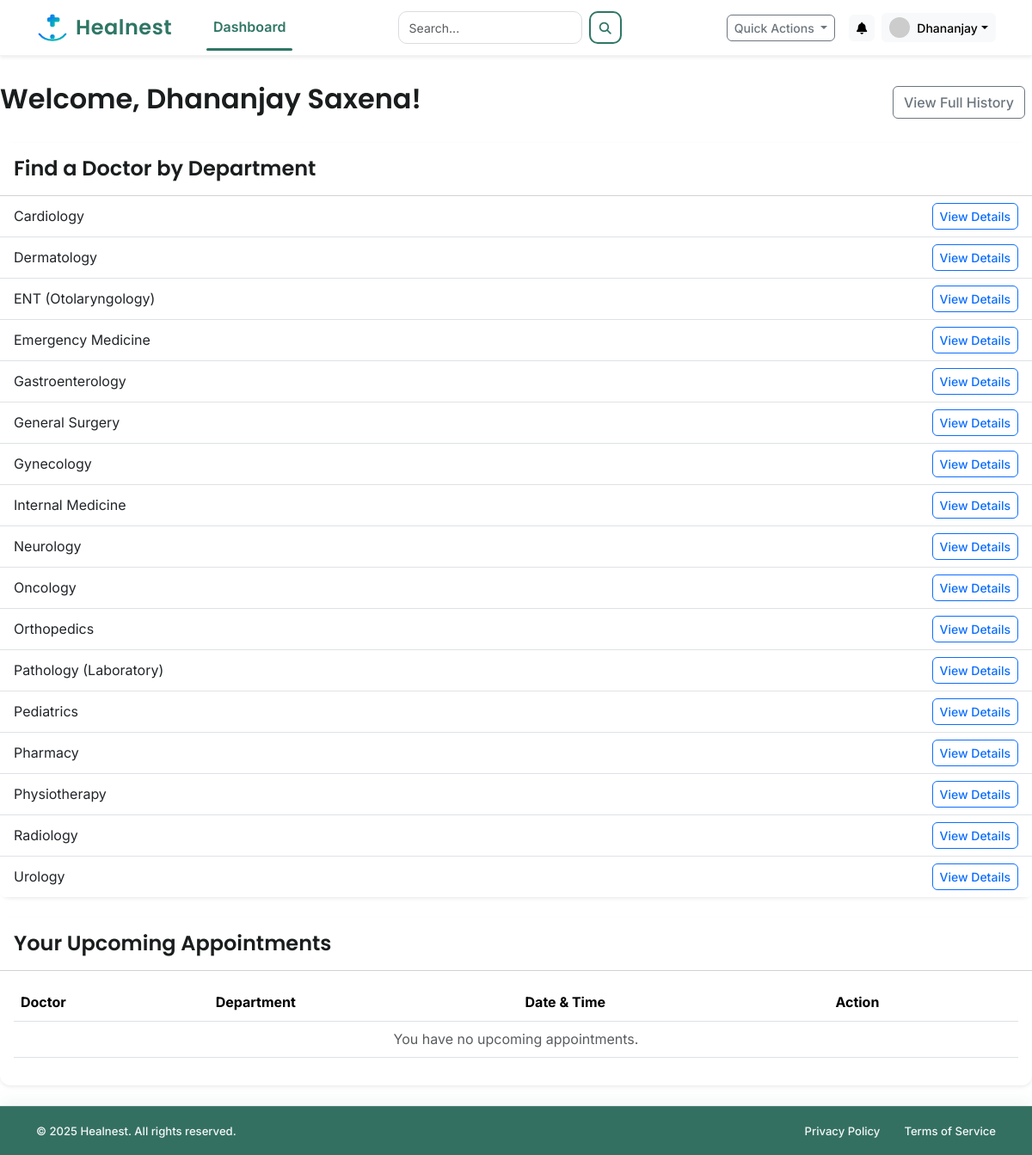
Page /patient/dashboard (signed in) on the committed database.
### app/models.py (models this page shows, shortened)
class PatientProfile(db.Model):
    __tablename__ = 'patient_profile'
    id = db.Column(db.Integer, primary_key=True)
    user_id = db.Column(db.Integer, db.ForeignKey('user.id'), nullable=False, unique=True)
    full_name = db.Column(db.String(100), nullable=False)
    date_of_birth = db.Column(db.Date)
    gender = db.Column(db.String(10))
    contact_number = db.Column(db.String(20))
    blood_group = db.Column(db.String(5))
    allergies = db.Column(db.Text)
    documents = db.relationship('MedicalDocument', backref='patient', lazy=True)

class Department(db.Model):
    __tablename__ = 'department'
    id = db.Column(db.Integer, primary_key=True)
    name = db.Column(db.String(100), unique=True, nullable=False)
    description = db.Column(db.Text)
    doctors = db.relationship('DoctorProfile', backref='department', lazy=True)

### app/routes/patient_routes.py (the view)
@patient_bp.route('/dashboard')
@login_required
def dashboard():
    if current_user.role != 'patient':
        flash('You are not authorized to access this page.', 'danger')
        return redirect(url_for('main.home'))
    departments = Department.query.order_by('name').all()
    upcoming_appointments = Appointment.query.filter(
        Appointment.patient_id == current_user.id,
        Appointment.status == 'Booked',
        Appointment.appointment_datetime >= datetime.now()
    ).order_by(Appointment.appointment_datetime.asc()).all()
    return render_template(
        'patient/dashboard.html',
        title='My Dashboard',
        departments=departments,
        appointments=upcoming_appointments
    )

### app/templates/patient/dashboard.html
{% extends "layout.html" %}
{% block content %}
<div class="d-flex justify-content-between align-items-center mb-4">
    <h2>Welcome, {{ current_user.patient_profile.full_name }}!</h2>
    <a href="{{ url_for('patient.my_history') }}" class="btn btn-outline-secondary me-2">View Full History</a>
</div>
<div class="card shadow-sm mb-4">
    <div class="card-header bg-white py-3">
        <h4 class="mb-0">Find a Doctor by Department</h4>
    </div>
    <ul class="list-group list-group-flush">
        {% for dept in departments %}
        <li class="list-group-item d-flex justify-content-between align-items-center">
            {{ dept.name }}
            <a href="{{ url_for('patient.department_details', department_id=dept.id) }}"
                class="btn btn-sm btn-outline-primary">View Details</a>
        </li>
        {% else %}
        <li class="list-group-item text-muted">No departments found.</li>
        {% endfor %}
    </ul>
</div>
<div class="card shadow-sm">
    <div class="card-header bg-white py-3">
        <h4 class="mb-0">Your Upcoming Appointments</h4>
    </div>
    <div class="card-body">
        <div class="table-responsive">
            <table class="table table-hover align-middle">
                <thead>
                    <tr>
                        <th>Doctor</th>
                        <th>Department</th>
                        <th>Date & Time</th>
                        <th>Action</th>
                    </tr>
                </thead>
                <tbody>
                    {% for appt in appointments %}
                    <tr>
                        <td>Dr. {{ appt.doctor.doctor_profile.full_name }}</td>
                        <td>{{ appt.doctor.doctor_profile.department.name }}</td>
                        <td>{{ appt.appointment_datetime.strftime('%d %b %Y, %I:%M %p') }}</td>
                        <td>
                            <form action="{{ url_for('patient.cancel_appointment', appointment_id=appt.id) }}"
                                method="POST"
                                onsubmit="return confirm('Are you sure you want to cancel this appointment?');">
                                <button type="submit" class="btn btn-sm btn-outline-danger">Cancel</button>
                            </form>
                        </td>
                    </tr>
                    {% else %}
                    <tr>
                        <td colspan="4" class="text-center text-muted">You have no upcoming appointments.</td>
                    </tr>
                    {% endfor %}
                </tbody>
            </table>
        </div>
    </div>
</div>
{% endblock content %}

### app/templates/layout.html (shortened to what this page needs)
<!DOCTYPE html>
<html lang="en">
<head>
    <link href="https://cdn.jsdelivr.net/npm/bootstrap@5.3.3/dist/css/bootstrap.min.css" rel="stylesheet">
    <link rel="stylesheet" href="https://cdnjs.cloudflare.com/ajax/libs/font-awesome/6.5.2/css/all.min.css">
    <link rel="stylesheet" href="{{ url_for('static', filename='css/style.css') }}">
    <link rel="stylesheet" href="{{ url_for('static', filename='css/layout.css') }}">
</head>
<body id="page-top" class="{% if current_user.is_authenticated %}bg-dashboard{% else %}bg-light{% endif %}">
    <nav class="navbar navbar-expand-lg fixed-top bg-white shadow-sm py-2">
        <div class="container">
            <a class="navbar-brand d-flex align-items-center fw-semibold fs-4" href="{{ url_for('main.home') }}">
                <img src="{{ url_for('static', filename='brand/healnest-icon.svg') }}" width="38" height="38"
                    class="me-2">
                <span style="font-family: 'Poppins', sans-serif; font-weight:600; letter-spacing:0.5px;">
                    Healnest
                </span>
            </a>
            <div class="collapse navbar-collapse" id="navbarNavDropdown">
                <ul class="navbar-nav me-auto mb-2 mb-lg-0 ps-lg-4">
                    {% if not current_user.is_authenticated %}
                    <li class="nav-item"><a class="nav-link" href="{{ url_for('main.home') }}#services">Services</a>
                    </li>
                    <li class="nav-item"><a class="nav-link" href="{{ url_for('main.home') }}#about">About Us</a></li>
                    <li class="nav-item"><a class="nav-link"
                            href="{{ url_for('main.home') }}#departments">Departments</a></li>
                    <li class="nav-item"><a class="nav-link" href="{{ url_for('main.home') }}#contact">Contact</a></li>
                    {% else %}
                    <li class="nav-item"><a class="nav-link"
                            href="{{ url_for(current_user.role + '.dashboard') }}">Dashboard</a></li>
                    {% endif %}
                </ul>
                {% if current_user.is_authenticated %}
                <form class="d-flex align-items-center gap-2 nav-search" action="{{ url_for('main.search') }}"
                    method="GET">
                    <input class="form-control" type="search" name="query" placeholder="Search..." required>
                    <button class="btn btn-sm search-btn" type="submit">
                        <i class="fas fa-search"></i>
                    </button>
                </form>
                {% endif %}
                <div class="d-flex align-items-center ms-auto">
                    {% if current_user.is_authenticated %}
                    <div class="dropdown me-3">
                        <button class="btn btn-sm btn-outline-secondary dropdown-toggle" type="button"
                            data-bs-toggle="dropdown" aria-expanded="false">
                            Quick Actions
                        </button>
                    </div>
                    <div class="dropdown me-2">
                        <button class="btn btn-sm btn-light position-relative" type="button" data-bs-toggle="dropdown"
                            aria-expanded="false" aria-label="Notifications">
                            <i class="fas fa-bell"></i>
                        </button>
                    </div>
                    <div class="dropdown">
                        <button class="btn btn-light dropdown-toggle d-flex align-items-center py-1 px-2" type="button"
                            id="profileDropdown" data-bs-toggle="dropdown" aria-expanded="false">
                            <img src="https://placehold.co/32x32/eee/777?text={{ current_user.email[0]|upper }}"
                                class="rounded-circle me-2" alt="Avatar" width="24" height="24">
                            <span class="d-none d-lg-inline small">
                                {% if current_user.role == 'patient' and current_user.patient_profile.full_name %}
                                {{ current_user.patient_profile.full_name.split()[0] }}
                                {% elif current_user.role == 'doctor' and current_user.doctor_profile.full_name %}
                                {{ current_user.doctor_profile.full_name.split()[0] }}
                                {% else %}
                                Admin
                                {% endif %}
                            </span>
                        </button>
                    </div>
                    {% else %}
                    <a href="{{ url_for('main.login') }}" class="btn-login me-2">Login</a>
                    <a href="{{ url_for('main.register') }}" class="btn-signup">Sign Up</a>
                    {% endif %}
                </div>
            </div>
        </div>
    </nav>
    <main class="flex-shrink-0 py-4">
        {% block content %}{% endblock %}
    </main>
    {% if not current_user.is_authenticated %}
    <footer class="footer-main mt-auto py-5">
        <div class="container">
            <div class="row">
                <div class="col-lg-4 col-md-6 mb-4 mb-lg-0">
                    <div class="d-flex align-items-center mb-3">
                        <img src="{{ url_for('static', filename='brand/healnest-icon.svg') }}" class="footer-logo me-2"
                            alt="Healnest Logo">
                        <span class="footer-brand">Healnest</span>
                    </div>
                    <p class="small">
                        Providing exceptional healthcare services with compassion, innovation,
                        and excellence for over 25 years.
                    </p>
                    <div class="mt-3">
                        <a href="#" class="social-icon"><i class="fab fa-facebook-f"></i></a>
                        <a href="#" class="social-icon"><i class="fab fa-twitter"></i></a>
                        <a href="#" class="social-icon"><i class="fab fa-instagram"></i></a>
                        <a href="#" class="social-icon"><i class="fab fa-linkedin-in"></i></a>
                    </div>
                </div>
                <div class="col-lg-2 col-6 mb-4 mb-lg-0">
                    <h5 class="footer-title">Quick Links</h5>
                    <ul class="list-unstyled small">
                        <li class="mb-2"><a href="{{ url_for('main.home') }}">Home</a></li>
                        <li class="mb-2"><a href="{{ url_for('main.login') }}">Services</a></li>
                        <li class="mb-2"><a href="{{ url_for('main.login') }}">About Us</a></li>
                        <li class="mb-2"><a href="{{ url_for('main.login') }}">Doctors</a></li>
                        <li class="mb-2"><a href="{{ url_for('main.login') }}">Contact</a></li>
                    </ul>
                </div>
                <div class="col-lg-3 col-6 mb-4 mb-lg-0">
                    <h5 class="footer-title">Medical Services</h5>
                    <ul class="list-unstyled small">
                        <li class="mb-2"><a href="{{ url_for('main.login') }}">Emergency Care</a></li>
                        <li class="mb-2"><a href="{{ url_for('main.login') }}">Cardiology</a></li>
                        <li class="mb-2"><a href="{{ url_for('main.login') }}">Neurology</a></li>
                        <li class="mb-2"><a href="{{ url_for('main.login') }}">Orthopedics</a></li>
                        <li class="mb-2"><a href="{{ url_for('main.login') }}">Pediatrics</a></li>
                    </ul>
                </div>
                <div class="col-lg-3 col-md-6 mb-4 mb-lg-0">
                    <h5 class="footer-title">Contact Info</h5>
                    <ul class="list-unstyled small">
                        <li class="mb-2 d-flex"><i class="fas fa-map-marker-alt me-2 pt-1 flex-shrink-0"></i>
                            <span>123 Medical Center Dr<br>Healthcare City, HC 12345</span>
                        </li>
                        <li class="mb-2 d-flex"><i class="fas fa-phone me-2 pt-1 flex-shrink-0"></i>
                            <span>(555) 123-4567</span>
                        </li>
                        <li class="mb-2 d-flex"><i class="fas fa-envelope me-2 pt-1 flex-shrink-0"></i>
                            <span>info@Healnest.com</span>
                        </li>
                    </ul>
                </div>
            </div>
            <hr class="footer-divider">
            <div class="row pt-3">
                <div class="col-md-6 text-center text-md-start mb-2 mb-md-0">
                    <small>© 2025 Healnest. All rights reserved.</small>
                </div>
                <div class="col-md-6 text-center text-md-end">
                    <small>
                        <a href="#" class="me-3">Privacy Policy</a>
                        <a href="#" class="me-3">Terms of Service</a>
                        <a href="#">Accessibility</a>
                    </small>
                </div>
            </div>
        </div>
    </footer>
    {% else %}
    <footer class="footer-app mt-auto py-3">
        <div class="container">
            <div class="d-flex flex-wrap justify-content-between align-items-center text-white">
                <small class="col-md-6">© 2025 Healnest. All rights reserved.</small>
                <ul class="nav col-md-6 justify-content-end list-unstyled d-flex">
                    <li><a href="#"><small>Privacy Policy</small></a></li>
                    <li><a href="#" class="ms-3"><small>Terms of Service</small></a></li>
                </ul>
            </div>
        </div>
    </footer>
    {% endif %}
</body>
</html>

### rows in the picture
PatientProfile: patient_profile.full_name "Dhananjay", patient_profile.full_name "Dhananjay Saxena"
Department: name "Cardiology"
Department: name "Dermatology"
Department: name "ENT (Otolaryngology)"
Department: name "Emergency Medicine"
Department: name "Gastroenterology"
Department: name "General Surgery"
Department: name "Gynecology"
Department: name "Internal Medicine"
Department: name "Neurology"
Department: name "Oncology"
Department: name "Orthopedics"
Department: name "Pathology (Laboratory)"
Department: name "Pediatrics"
Department: name "Pharmacy"
Department: name "Physiotherapy"
Department: name "Radiology"
Department: name "Urology"
